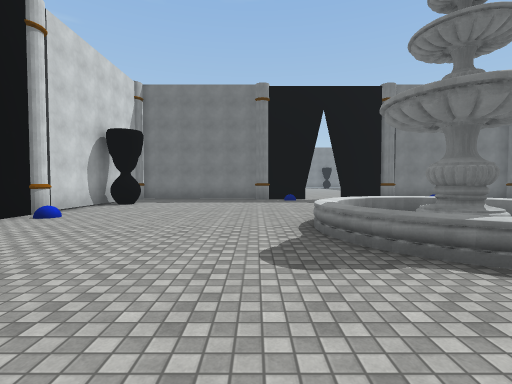
view 1 (above)

24 first-person views from a walk through a 3-D level made in the Unity game engine. The camera is 1.5 m above the floor, tilts 2° down and sees 85° across. The floor is counted in squares, 2 m on a side. Each view is taken from the middle of a square. On the plan, view 1 faces up. The plan holds only what a view shows up to about 10 squares ahead; the rest is blank. The place goes on beyond the plan. The player character is not drawn. Surface patterns are stand-ins for the level's own textures.

view 2
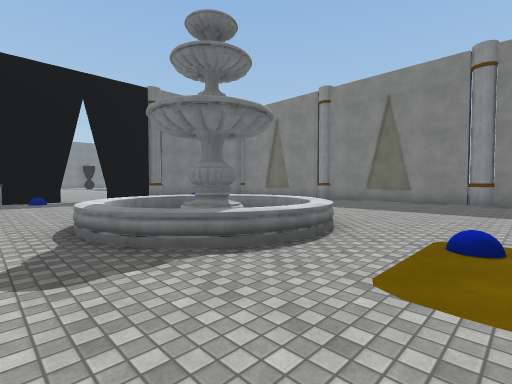

view 3
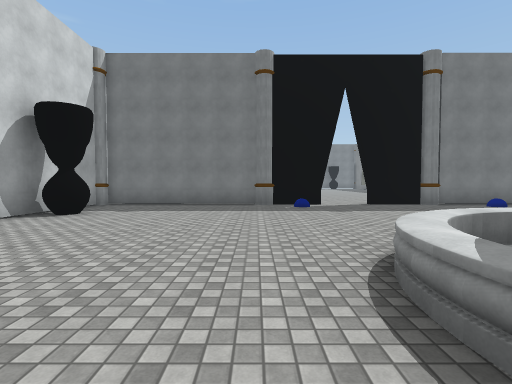

view 4
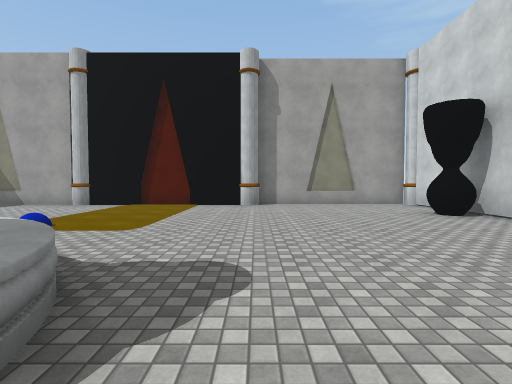

view 5
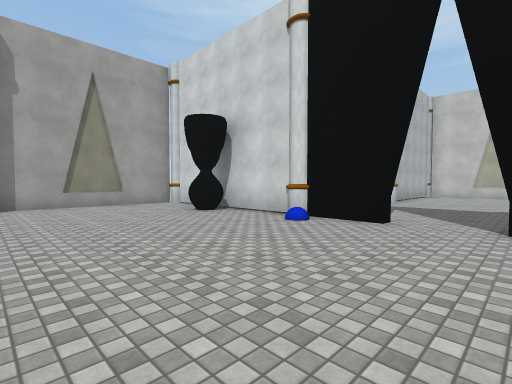

view 6
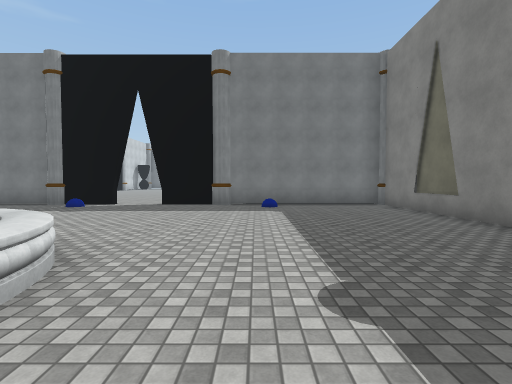

view 7
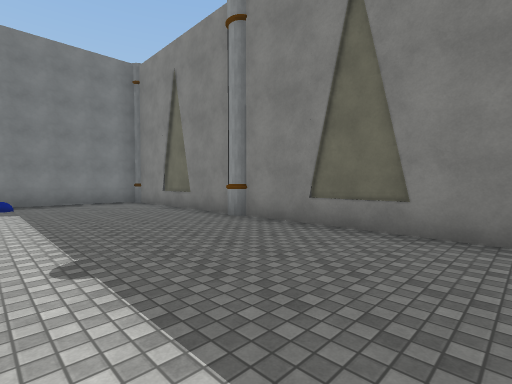

view 8
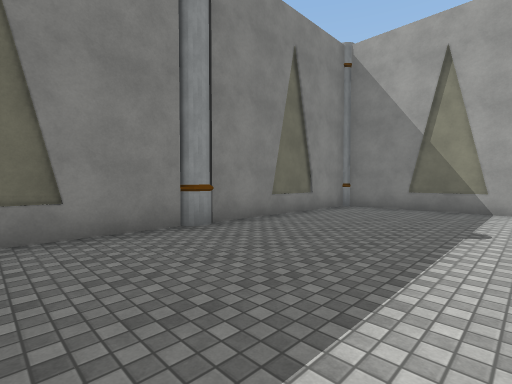

view 9
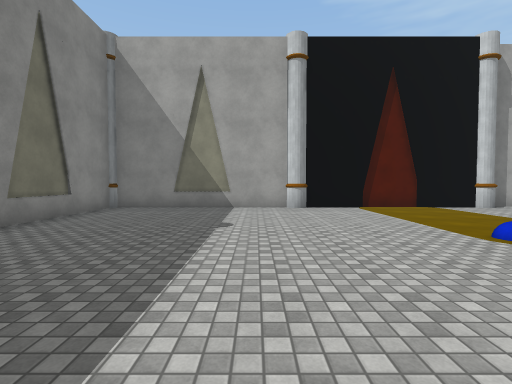

view 10
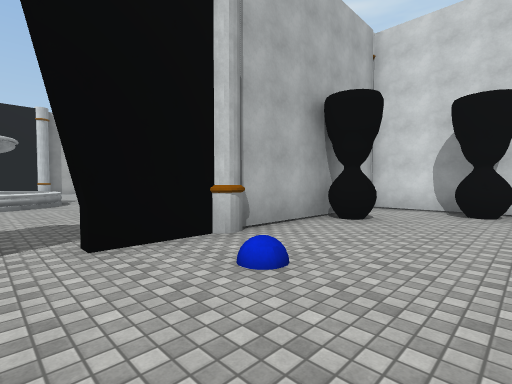

view 11
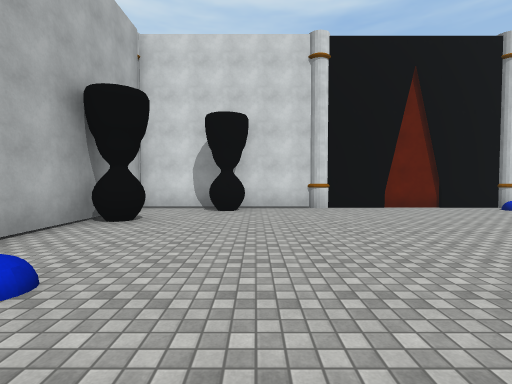

view 12
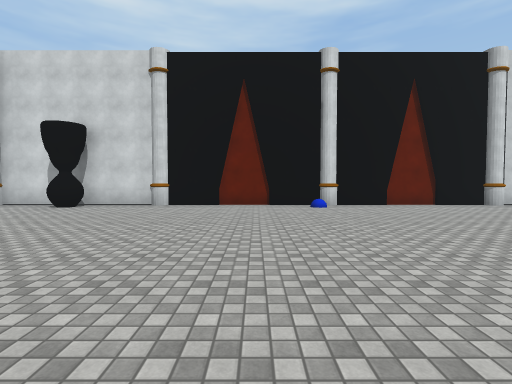

view 13
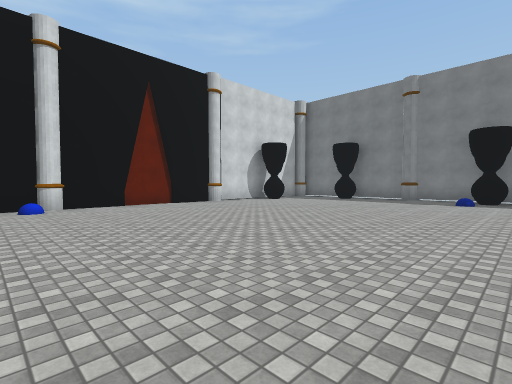

view 14
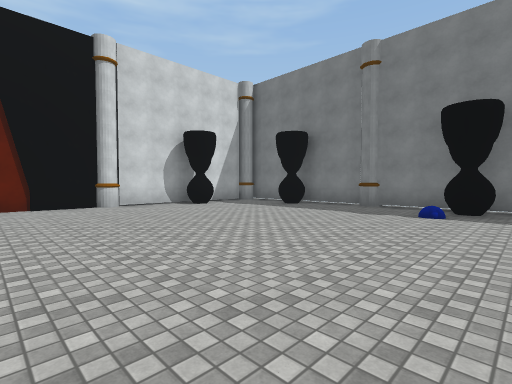

view 15
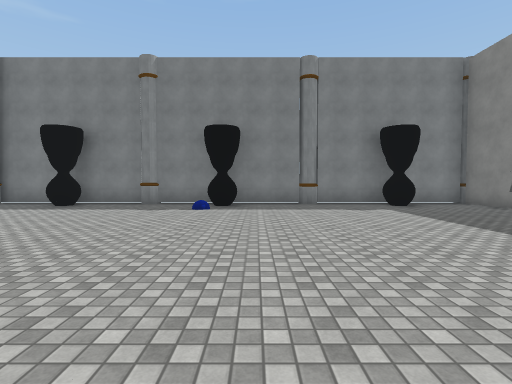

view 16
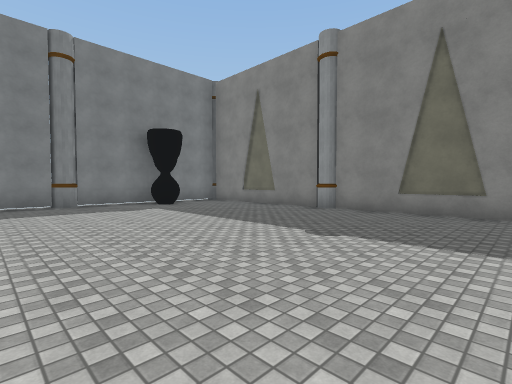

view 17
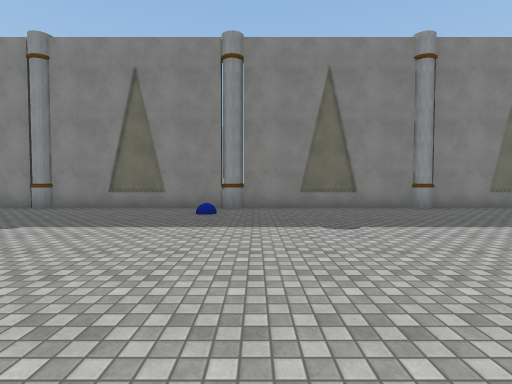

view 18
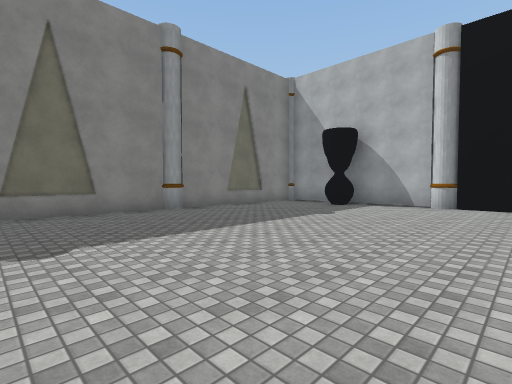

view 19
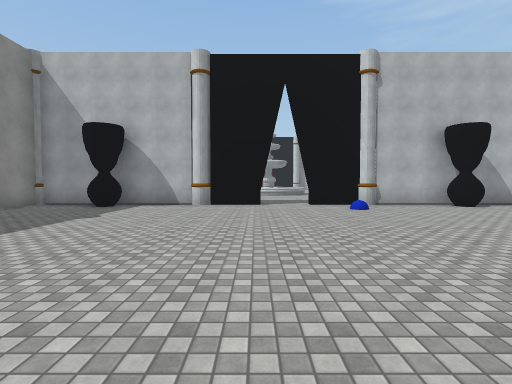

view 20
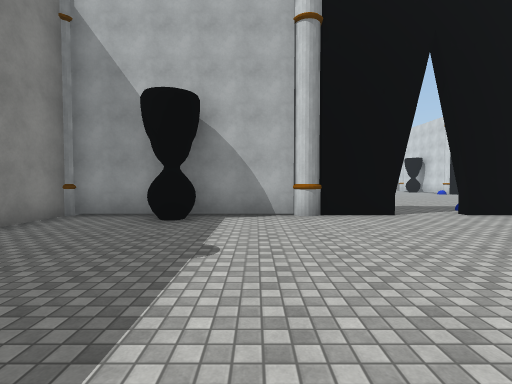

view 21
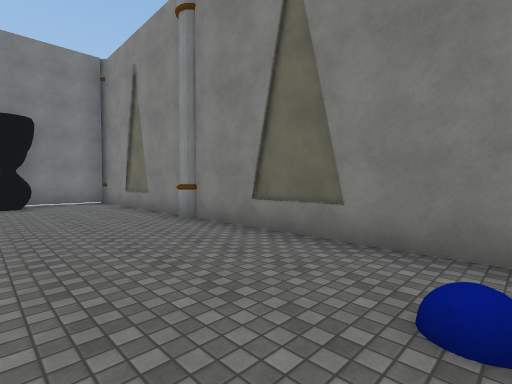

view 22
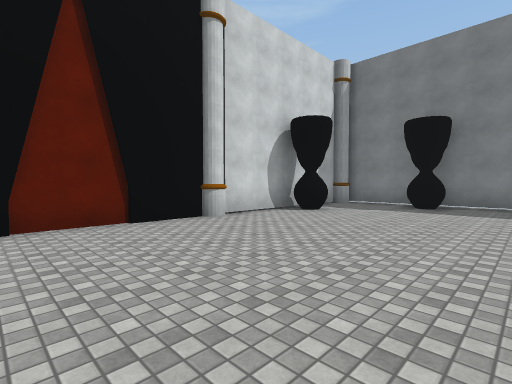

view 23
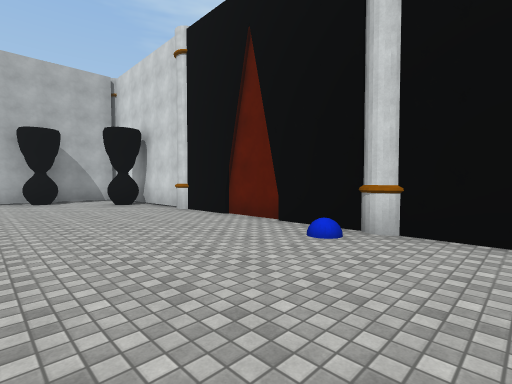

view 24
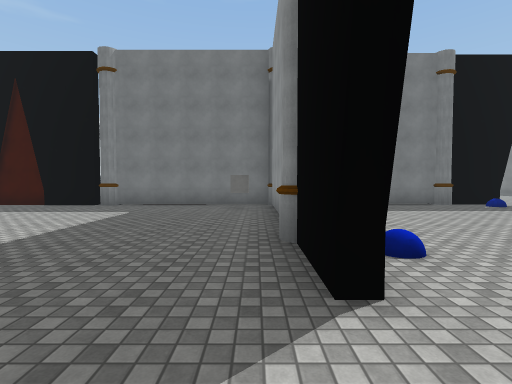

### Floor plan
Points are (right, up) in squares from view 1. A wall is a line through its corners. A room is listed if a view was taken in it or the views show most of it. See-through windows are left out.
Room 1 (views 1, 2, 3, 4, 5, 6, 7, 8, 9)
walls: (3, 3.8) (2.8, 4.1) (2.9, 4.4) (2.8, 4.6); (3.2, 4) (2.8, 4.3); (3.2, 4) (2.8, 4.2); (3.2, 4) (2.8, 4.2); (3.3, 4) (3.1, 4.1); (3.5, 4.1) (3.1, 4) (2.9, 4.2); (3.6, 4.2) (3.1, 4) (2.9, 4.4); (0.5, -4.2) (5.5, -4.2); (6, -4.2) (11.3, -4.2) (11.3, 1); (-5.2, 3.2) (-5.2, 1.4); (11.3, 1.5) (11.3, 6.6); (-5.2, 1) (-5.2, -4.1); (-5.2, 6.5) (-5.2, 4.6); (11.3, 7.1) (11.3, 12.4) (6.1, 12.4); (2.2, 12.7) (2.2, 12.4) (0.5, 12.4); (5.6, 12.4) (3.8, 12.4); (0.1, 12.4) (-5, 12.4); (-5.1, -4.6) (0, -4.6); (-5.2, 12) (-5.2, 7)
low walls: (5, 3.5) (5.2, 3.9); (1.4, 5.5) (1.7, 5.9)
ways out: opening at (-5, 4) to room 2; opening at (-3, 12) to room 2; opening at (3, 12) to room 2
objects: other object (-4, -1); other object (-4, 10)
Room 2 (views 10, 11, 12, 13, 14, 15, 16, 17, 18, 19, 20, 21, 22, 23, 24)
walls: (-5.2, 15.9) (-5.2, 12.7) (-3.4, 12.7); (-5.2, 23.1) (-5.2, 18.4); (-1.5, 12.7) (0, 12.7); (0.5, 12.7) (2.2, 12.7); (-5.5, 12.1) (-6.5, 12.1); (3.8, 12.7) (5.6, 12.7); (-5.2, 28.6) (-5.2, 24.4); (6.1, 12.7) (11.3, 12.7) (11.3, 17.9); (-5.5, 8.8) (-5.5, 11.6); (-11.2, 12.5) (-11.2, 12.1) (-13, 12.1); (-13, 12.4) (-14.5, 12.4); (11.3, 18.2) (11.3, 23.4); (11.3, 24) (11.3, 29.1); (-5.2, 34) (-5.2, 29.1); (0.1, 34.7) (-5, 34.7); (11.3, 29.6) (11.3, 34.7) (6.1, 34.7); (5.6, 34.7) (0.5, 34.7)
ways out: opening at (-5, 4) to room 1; opening at (-3, 12) to room 1; opening at (3, 12) to room 1
objects: other object (-6, 11); other object (-4, 15); other object (-4, 32); other object (-3, 13) to (-2, 13); other object (-2, 34); other object (3, 34); other object (9, 13); other object (9, 34)

Positions as (right, up) in squares from view 1, and headings:
1: (0, 0), facing up
2: (0, 0), facing up-right
3: (0, 3), facing up
4: (0, 5), facing down
5: (0, 5), facing down-left
6: (7, 3), facing up
7: (7, 2), facing up-right
8: (7, 4), facing down-right
9: (7, 4), facing down
10: (3, 16), facing down-left
11: (3, 16), facing left
12: (4, 21), facing left
13: (4, 22), facing up-left
14: (4, 26), facing up-left
15: (4, 25), facing up
16: (4, 25), facing up-right
17: (3, 23), facing right
18: (4, 22), facing down-right
19: (4, 22), facing down
20: (7, 19), facing down
21: (8, 24), facing up-right
22: (0, 25), facing up-left
23: (-1, 25), facing down-left
24: (-6, 3), facing up
